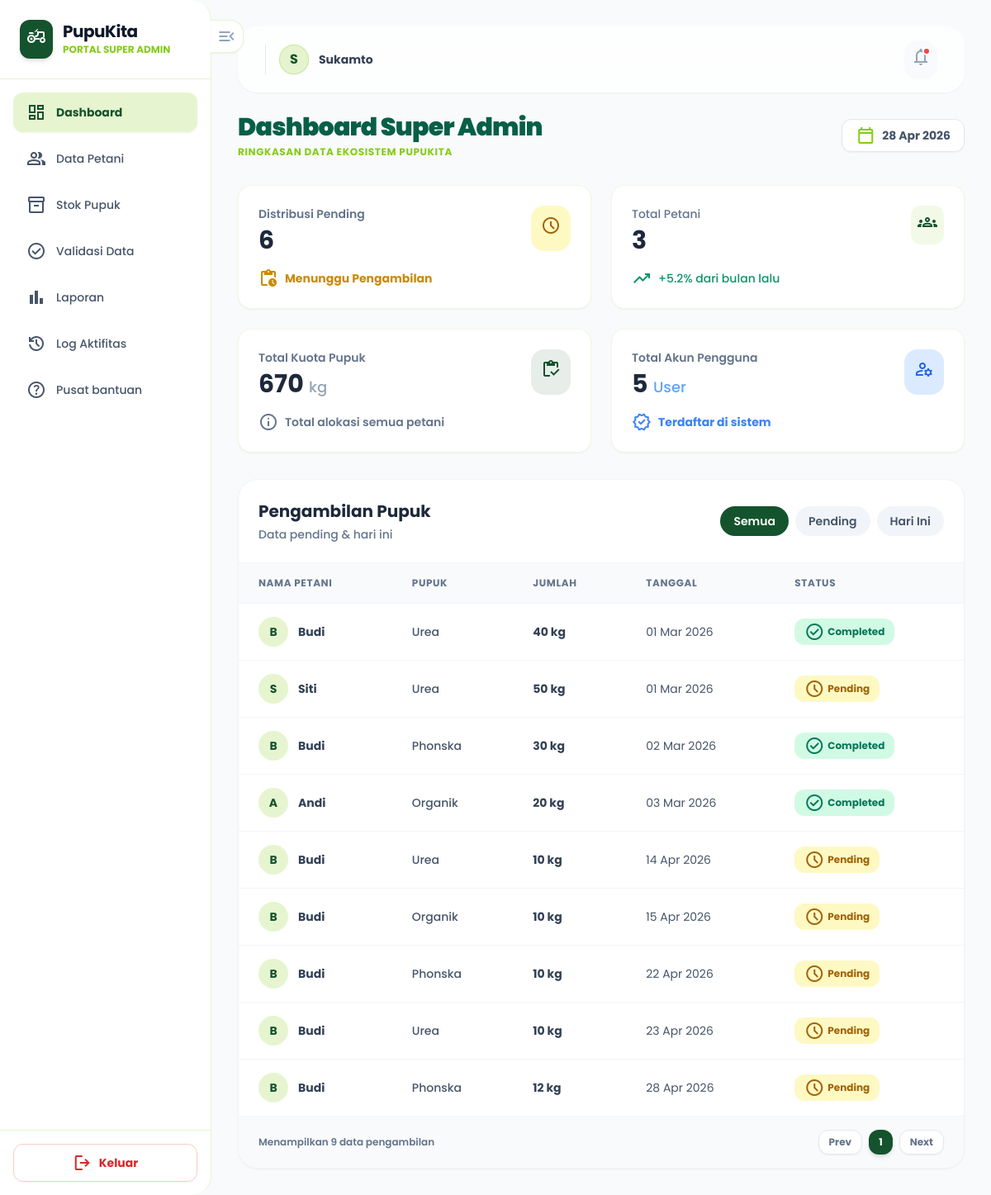
/su_admin/dashboard_su_admin.php (signed in), run on the app's committed database.
### tables this page shows
CREATE TABLE `distribusi` (
  `id` int(11) NOT NULL,
  `petani_id` int(11) NOT NULL,
  `pupuk_id` int(11) NOT NULL,
  `jumlah` int(11) NOT NULL,
  `tanggal` date NOT NULL,
  `token` varchar(20) NOT NULL,
  `status` enum('pending','completed','expired') DEFAULT 'pending',
  `created_at` datetime DEFAULT current_timestamp(),
  `verified_at` datetime DEFAULT NULL,
  `taken_at` datetime DEFAULT NULL,
  `total_harga` int(11) NOT NULL
);

CREATE TABLE `petani` (
  `id` int(11) NOT NULL,
  `nama` varchar(100) DEFAULT NULL,
  `nik` varchar(20) DEFAULT NULL,
  `alamat` text DEFAULT NULL,
  `luas_tanah` decimal(5,2) DEFAULT NULL,
  `user_id` int(11) DEFAULT NULL,
  `status` enum('Aktif','Nonaktif') NOT NULL
);

CREATE TABLE `pupuk` (
  `id` int(11) NOT NULL,
  `nama_pupuk` varchar(100) DEFAULT NULL,
  `jenis` varchar(50) DEFAULT NULL,
  `harga_kg` int(11) NOT NULL
);

### su_admin/dashboard_su_admin.php (the view, shortened to what this page needs)
<?php
include '../config/koneksi.php';
$current_filter = $_GET['filter'] ?? 'all';
$query_total_petani = mysqli_query($conn, "SELECT COUNT(*) as total FROM petani");
$total_petani = mysqli_fetch_assoc($query_total_petani)['total'] ?? 0;
$query_total_kuota = mysqli_query($conn, "SELECT SUM(kuota) as total_kuota FROM kuota_pupuk");
$total_kuota = mysqli_fetch_assoc($query_total_kuota)['total_kuota'] ?? 0;
$query_total_users = mysqli_query($conn, "SELECT COUNT(*) as total FROM users");
$total_users = mysqli_fetch_assoc($query_total_users)['total'] ?? 0;
$total_pending = mysqli_fetch_assoc(
  mysqli_query($conn, "SELECT COUNT(*) as total FROM distribusi WHERE status='pending'")
)['total'] ?? 0;
$filter = $_GET['filter'] ?? 'all';
$where = "";
if ($filter == 'pending') {
    $where = "WHERE d.status = 'pending'";
} elseif ($filter == 'hari_ini') {
    $where = "WHERE d.tanggal = CURDATE()";
} else {
    $where = "";
}
$query_distribusi = "
    SELECT
        d.id,
        p.nama,
        pu.nama_pupuk,
        d.jumlah,
        d.tanggal,
        d.status
    FROM distribusi d
    JOIN petani p ON d.petani_id = p.id
    JOIN pupuk pu ON d.pupuk_id = pu.id
    $where
    ORDER BY d.tanggal ASC
";
$result_distribusi = mysqli_query($conn, $query_distribusi);
?>
<!DOCTYPE html>
<html lang="id">
<head>
  <link href="../assets/css/style.css" rel="stylesheet" />
</head>
<body class="bg-bg-soft font-display text-slate-800">
  <div class="relative flex h-screen w-full overflow-hidden">
    <?php include '../components/sidebar_admin.php'; ?>
    <main class="flex-1 overflow-y-auto p-4 md:p-8">
      <?php include '../components/header_admin.php'; ?>
      <div class="space-y-6 md:space-y-8 mt-4 md:mt-6">
        <header class="mb-8 flex flex-wrap items-center justify-between gap-4 mt-6">
          <div class="flex flex-col gap-1">
            <h2 class="text-3xl font-black tracking-tight text-emerald-800">Dashboard Super Admin</h2>
            <p class="text-primary-lime font-bold uppercase text-xs tracking-wider">Ringkasan Data Ekosistem PupuKita</p>
          </div>
          <div class="flex h-10 items-center gap-2 rounded-lg bg-white px-4 border border-slate-200 text-slate-600 shadow-sm">
            <span class="material-symbols-outlined text-primary-lime">calendar_today</span>
            <span class="text-sm font-bold"><?php echo date('d M Y'); ?></span>
          </div>
        </header>
        <div class="grid grid-cols-1 sm:grid-cols-2 xl:grid-cols-4 gap-4 md:gap-6">
          <div class="bg-white dark:bg-background-dark p-6 rounded-xl border border-primary/10 shadow-sm hover:shadow-md transition-shadow">
            <div class="flex items-start justify-between">
              <div>
                <p class="text-sm font-semibold text-slate-500">Distribusi Pending</p>
                <h3 class="text-3xl font-bold text-slate-800 mt-1"><?php echo $total_pending; ?></h3>
              </div>
              <div class="bg-yellow-100 p-3 rounded-xl text-yellow-700">
                <span class="material-symbols-outlined">schedule</span>
              </div>
            </div>
            <div class="mt-4 flex items-center gap-2 text-sm font-bold text-yellow-600">
              <span class="material-symbols-outlined text-sm">pending_actions</span>
              <span>Menunggu Pengambilan</span>
            </div>
          </div>
          <div class="bg-white dark:bg-background-dark p-6 rounded-xl border border-primary/10 shadow-sm hover:shadow-md transition-shadow">
              <div class="flex items-start justify-between">
                <div>
                  <p class="text-sm font-medium text-slate-500 dark:text-slate-400">Total Petani</p>
                  <h3 class="text-3xl font-bold text-slate-800 mt-1"><?php echo number_format($total_petani, 0, ',', '.'); ?></h3>
                </div>
              <div class="bg-primary-lime/10 p-2 rounded-lg text-primary-forest">
                <span class="material-symbols-outlined">groups</span>
              </div>
            </div>
            <div class="mt-4 flex items-center gap-2 text-sm font-medium text-emerald-600">
              <span class="material-symbols-outlined text-sm">trending_up</span>
              <span>+5.2% dari bulan lalu</span>
            </div>
          </div>
          <div class="bg-white dark:bg-background-dark p-6 rounded-xl border border-primary/10 shadow-sm hover:shadow-md transition-shadow">
            <div class="flex items-start justify-between">
              <div>
                <p class="text-sm font-semibold text-slate-500">Total Kuota Pupuk</p>
                <h3 class="text-3xl font-bold text-slate-800 mt-1"><?php echo number_format($total_kuota, 0, ',', '.'); ?> <span class="text-lg font-medium text-slate-400">kg</span></h3>
              </div>
              <div class="bg-primary-forest/10 p-3 rounded-xl text-primary-forest">
                <span class="material-symbols-outlined">inventory</span>
              </div>
            </div>
            <div class="mt-4 flex items-center gap-2 text-sm font-semibold text-slate-500">
              <span class="material-symbols-outlined text-sm">info</span>
              <span>Total alokasi semua petani</span>
            </div>
          </div>
          <div class="bg-white dark:bg-background-dark p-6 rounded-xl border border-primary/10 shadow-sm hover:shadow-md transition-shadow">
            <div class="flex items-start justify-between">
              <div>
                <p class="text-sm font-semibold text-slate-500">Total Akun Pengguna</p>
                <h3 class="text-3xl font-bold text-slate-800 mt-1"><?php echo number_format($total_users, 0, ',', '.'); ?> <span class="text-lg font-medium text-blue-400">User</span></h3>
              </div>
              <div class="bg-blue-100 p-3 rounded-xl text-blue-600">
                <span class="material-symbols-outlined">manage_accounts</span>
              </div>
            </div>
            <div class="mt-4 flex items-center gap-2 text-sm font-bold text-blue-500">
              <span class="material-symbols-outlined text-sm">verified</span>
              <span>Terdaftar di sistem</span>
            </div>
          </div>
        </div>
        <div class="bg-bg-card rounded-2xl border border-slate-100 shadow-sm overflow-hidden">
          <div class="p-4 md:p-6 border-b border-slate-100 flex flex-col sm:flex-row sm:items-center justify-between gap-4">
            <div>
              <h2 class="text-xl font-bold text-slate-800">Pengambilan Pupuk</h2>
              <p class="text-sm text-slate-500 font-medium mt-1">Data pending & hari ini</p>
            </div>
            <div class="flex flex-wrap gap-2">
              <a href="?filter=all"
                class="px-4 py-2 rounded-full text-sm font-semibold
                <?php echo ($current_filter=='all') ? 'bg-primary-forest text-white' : 'bg-slate-100 text-slate-600'; ?>">
                Semua
              </a>
              <a href="?filter=pending"
                class="px-4 py-2 rounded-full text-sm font-semibold
                <?php echo ($current_filter=='pending') ? 'bg-primary-forest text-white' : 'bg-slate-100 text-slate-600'; ?>">
                Pending
              </a>
              <a href="?filter=hari_ini"
                class="px-4 py-2 rounded-full text-sm font-semibold
                <?php echo ($current_filter=='hari_ini') ? 'bg-primary-forest text-white' : 'bg-slate-100 text-slate-600'; ?>">
                Hari Ini
              </a>
            </div>
          </div>
          <div class="overflow-x-auto">
            <table class="w-full text-left">
              <thead class="bg-slate-50 text-slate-500 text-xs uppercase tracking-wider font-bold">
                <tr>
                  <th class="px-4 md:px-6 py-3 md:py-4 border-b border-slate-100 whitespace-nowrap">Nama Petani</th>
                  <th class="px-4 md:px-6 py-3 md:py-4 border-b border-slate-100 whitespace-nowrap">Pupuk</th>
                  <th class="px-4 md:px-6 py-3 md:py-4 border-b border-slate-100 whitespace-nowrap">Jumlah</th>
                  <th class="px-4 md:px-6 py-3 md:py-4 border-b border-slate-100 whitespace-nowrap">Tanggal</th>
                  <th class="px-4 md:px-6 py-3 md:py-4 border-b border-slate-100 whitespace-nowrap">Status</th>
                </tr>
              </thead>
              <tbody class="divide-y divide-slate-100 text-sm">
                <?php if (mysqli_num_rows($result_distribusi) > 0): ?>
                  <?php
                    $status_styles = [
                      'pending' => 'bg-yellow-100 text-yellow-700',
                      'completed' => 'bg-emerald-100 text-emerald-700',
                      'expired' => 'bg-red-100 text-red-700'
                    ];
                  ?>
                  <?php while($row = mysqli_fetch_assoc($result_distribusi)): ?>
                    <?php
                      $nama = !empty($row['nama']) ? $row['nama'] : 'Tanpa Nama';
                      $inisial = strtoupper(substr($nama, 0, 1));
                      $pupuk = isset($row['nama_pupuk']) ? $row['nama_pupuk'] : '-';
                      $jumlah = isset($row['jumlah']) ? $row['jumlah'] : 0;
                      $tanggal = isset($row['tanggal']) ? $row['tanggal'] : '-';
                      $status = isset($row['status']) ? $row['status'] : 'pending';
                    ?>
                    <tr class="hover:bg-slate-50 transition-colors group">
                      <td class="px-4 md:px-6 py-3 md:py-4 whitespace-nowrap">
                        <div class="flex items-center gap-3">
                          <div class="size-9 rounded-full bg-primary-lime/20 flex items-center justify-center text-primary-forest font-bold">
                            <?php echo $inisial; ?>
                          </div>
                          <span class="font-bold text-slate-700"><?php echo htmlspecialchars($nama); ?></span>
                        </div>
                      </td>
                      <td class="px-4 md:px-6 py-3 md:py-4 font-medium text-slate-600 whitespace-nowrap">
                        <?php echo htmlspecialchars($pupuk); ?>
                      </td>
                      <td class="px-4 md:px-6 py-3 md:py-4 whitespace-nowrap">
                        <span class="text-sm font-bold text-slate-700">
                          <?php echo $jumlah; ?> kg
                        </span>
                      </td>
                      <td class="px-4 md:px-6 py-3 md:py-4 text-slate-600 text-sm whitespace-nowrap">
                        <?php echo date('d M Y', strtotime($tanggal)); ?>
                      </td>
                      <td class="px-4 md:px-6 py-3 md:py-4 whitespace-nowrap">
                        <span class="px-3 py-1 rounded-lg text-xs font-bold flex items-center gap-1 w-fit
                          <?php echo $status_styles[$status]; ?>">
                          <span class="material-symbols-outlined text-[14px]">
                          </span>
                          <?php echo ucfirst($status); ?>
                        </span>
                      </td>
                    </tr>
                  <?php endwhile; ?>
                <?php else: ?>
                  <tr>
                    <td colspan="6" class="px-4 md:px-6 py-3 md:py-4 text-center text-slate-500">Belum ada data distribusi.</td>
                  </tr>
                <?php endif; ?>
                </tbody>
            </table>
          </div>
          <div class="px-4 md:px-6 py-4 bg-slate-50 border-t border-slate-100 flex flex-col sm:flex-row items-center justify-between gap-4">
            <p class="text-xs font-semibold text-slate-500">Menampilkan <?php echo mysqli_num_rows($result_distribusi); ?> data pengambilan</p>
            <div class="flex gap-2 w-full sm:w-auto justify-between sm:justify-end">
              <button class="px-3 py-1.5 border border-slate-200 bg-white rounded-lg text-xs font-bold text-slate-500 hover:bg-slate-100 transition-colors shadow-sm">Prev</button>
              <button class="px-3 py-1.5 bg-primary-forest text-white rounded-lg text-xs font-bold shadow-md">1</button>
              <button class="px-3 py-1.5 border border-slate-200 bg-white rounded-lg text-xs font-bold text-slate-500 hover:bg-slate-100 transition-colors shadow-sm">Next</button>
            </div>
          </div>
        </div>
      </div>
    </main>
  </div>
</body>
</html>

### data on the page
distribusi: petani.nama "B", petani.nama "Budi", pupuk.nama_pupuk "Urea", jumlah "40", tanggal "01 Mar 2026", status "Completed"
distribusi: petani.nama "S", petani.nama "Siti", pupuk.nama_pupuk "Urea", jumlah "50", tanggal "01 Mar 2026", status "Pending"
distribusi: petani.nama "B", petani.nama "Budi", pupuk.nama_pupuk "Phonska", jumlah "30", tanggal "02 Mar 2026", status "Completed"
distribusi: petani.nama "A", petani.nama "Andi", pupuk.nama_pupuk "Organik", jumlah "20", tanggal "03 Mar 2026", status "Completed"
distribusi: petani.nama "B", petani.nama "Budi", pupuk.nama_pupuk "Urea", jumlah "10", tanggal "14 Apr 2026", status "Pending"
distribusi: petani.nama "B", petani.nama "Budi", pupuk.nama_pupuk "Organik", jumlah "10", tanggal "15 Apr 2026", status "Pending"
distribusi: petani.nama "B", petani.nama "Budi", pupuk.nama_pupuk "Phonska", jumlah "10", tanggal "22 Apr 2026", status "Pending"
distribusi: petani.nama "B", petani.nama "Budi", pupuk.nama_pupuk "Urea", jumlah "10", tanggal "23 Apr 2026", status "Pending"
distribusi: petani.nama "B", petani.nama "Budi", pupuk.nama_pupuk "Phonska", jumlah "12", tanggal "28 Apr 2026", status "Pending"

### other printed values
substr($_SESSION['nama'] ?? 'U', 0, 1) "S"
$_SESSION['nama'] "Sukamto"
$total_pending "6"
$total_petani "3"
$total_kuota "670"
$total_users "5"
mysqli_num_rows($result_distribusi) "9"
